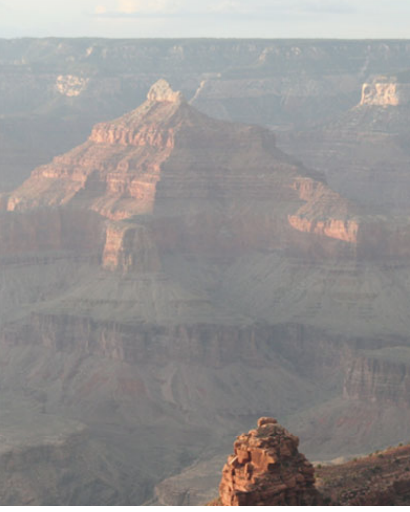
#> input picture image2.png, 410 x 512 px, found by its file name
$ python dehazing.py
#> lines starting #> are read from the running program, lines starting #| are printed output that depends on the picture
import numpy as np
from PIL import Image
from scipy.ndimage import gaussian_filter

# Estimate the brightness of an image (convert image to grayscale)
def estimate_brightness(image):
    image_array = np.array(image.convert('RGB'))
    brightness = np.mean(image_array, axis=2)  # Calculate the brightness of each pixel (RGB average)
    return brightness

# Estimated transmittance
def estimate_transmission(image, brightness, alpha=0.7):
    # Use the overall brightness of the image to estimate transmittance
    transmission = 1 - alpha * (brightness / np.max(brightness))
    transmission = np.clip(transmission, 0.1, 1)
    return transmission

# Image recovery using atmospheric scattering model
def dehaze(image, transmission, airlight, size=15):
    image_array = np.array(image.convert('RGB')).astype(np.float32)

    # Smoothing of transmittance using Gaussian filters
    smoothed_transmission = gaussian_filter(transmission, sigma=size)

    # Recover the image
    result = (image_array - airlight) / smoothed_transmission[:, :, np.newaxis] + airlight
    return np.clip(result, 0, 255).astype(np.uint8)

# main function
def main(image_path):
    image = Image.open(image_path)
#> image is the input picture: PIL image 410x512 RGBA; mean R, G, B, A 149.3, 146.2, 145.4, 255
    brightness = estimate_brightness(image)
#> in estimate_brightness, `brightness = np.mean(image_array, axis=2)`:
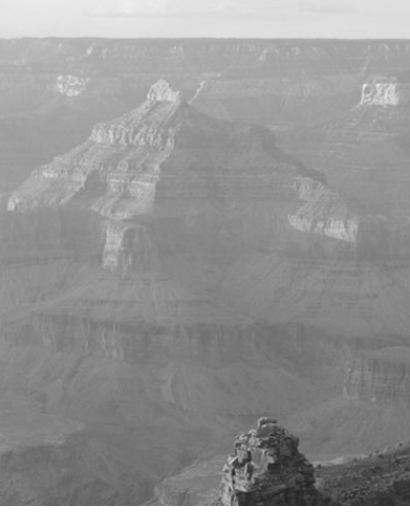
#> brightness: shape (512, 410) float64; min 33, max 255, mean 147

    # Assuming atmospheric light is the image's maximum
    airlight = np.max(np.array(image.convert('RGB')), axis=(0, 1))
#> airlight = [255, 255, 255]

    # Estimated transmittance
    transmission = estimate_transmission(image, brightness, alpha=0.7)
#> in estimate_transmission, `transmission = 1 - alpha * (brightness / np.max(brightness))`:
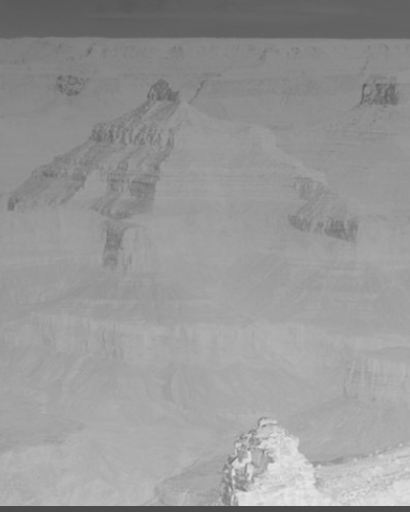
#> transmission: shape (512, 410) float64; min 0.3, max 0.909, mean 0.597

    # Recovery of de-fogged images using atmospheric scattering models
    dehazed_image = dehaze(image, transmission, airlight)
#> in dehaze, `smoothed_transmission = gaussian_filter(transmission, sigma=size)`:
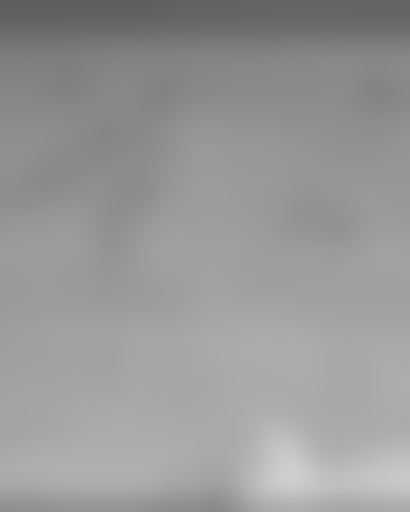
#> smoothed_transmission: shape (512, 410) float64; min 0.369, max 0.81, mean 0.597
#> in dehaze, `result = (image_array - airlight) / smoothed_transmission[:, :, np.new..`:
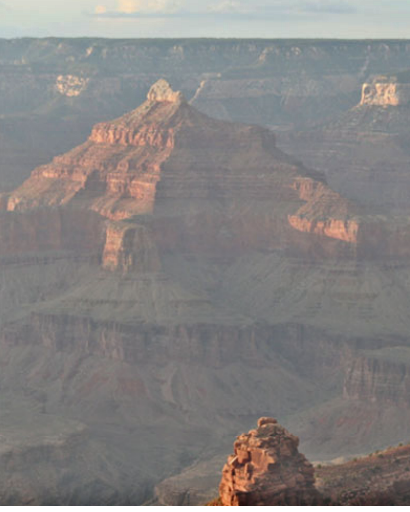
#> result: shape (512, 410, 3) float64; mean R, G, B 81.7, 77.2, 75.9; drawn with min black and max white
#> in dehaze, `return np.clip(result, 0, 255).astype(np.uint8)`:
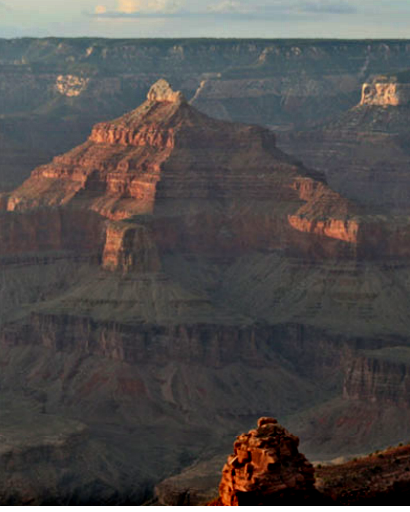
#> returned value: shape (512, 410, 3); mean of channels 0, 1, 2 81.4, 77.2, 76.1; drawn as R, G, B
    result_img = Image.fromarray(dehazed_image)

    result_img.show()
    result_img.save('/Users/ruoyan/Desktop/Master/Year1-Sem1/COMP5405-Digital Media Computing/Project/output.jpg')

# Run the main function
if __name__ == "__main__":
    main('/Users/ruoyan/Desktop/Master/Year1-Sem1/COMP5405-Digital Media Computing/Project/image2.png')

$ run again, with example_img1.png copied over image2.png
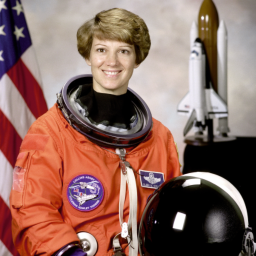
#> input picture example_img1.png, 256 x 256 px, found by its file name
#> in main, image is the input picture: PIL image 256x256 RGB; mean R, G, B 141.6, 105.8, 96.5
#> in estimate_brightness, `brightness = np.mean(image_array, axis=2)`:
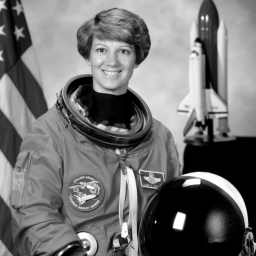
#> brightness: shape (256, 256) float64; min 0, max 254.3, mean 114.6
#> airlight = [255, 254, 254]
#> in dehaze, `return np.clip(result, 0, 255).astype(np.uint8)`:
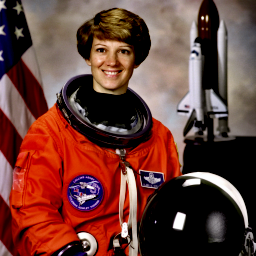
#> returned value: shape (256, 256, 3); mean of channels 0, 1, 2 106.7, 62.2, 54.9; drawn as R, G, B

$ run again, with example_img2.png copied over image2.png
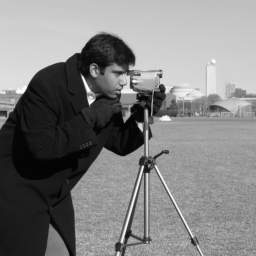
#> input picture example_img2.png, 256 x 256 px, found by its file name
#> in main, image is the input picture: PIL image 256x256 RGB; min 2, max 255, mean 129.1
#> airlight = [255, 255, 255]
#> in dehaze, `smoothed_transmission = gaussian_filter(transmission, sigma=size)`:
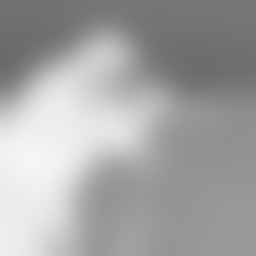
#> smoothed_transmission: shape (256, 256) float64; min 0.416, max 0.962, mean 0.646
#> in dehaze, `return np.clip(result, 0, 255).astype(np.uint8)`:
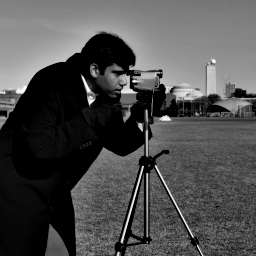
#> returned value: shape (256, 256, 3); min 0, max 255, mean 78.2

$ run again, with image.png copied over image2.png
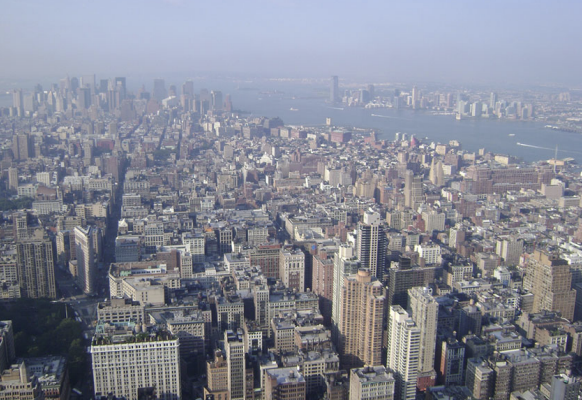
#> input picture image.png, 582 x 400 px, found by its file name
#> in main, image is the input picture: PIL image 582x400 RGBA; mean R, G, B, A 133.4, 136.2, 148.2, 255
#> in estimate_brightness, `brightness = np.mean(image_array, axis=2)`:
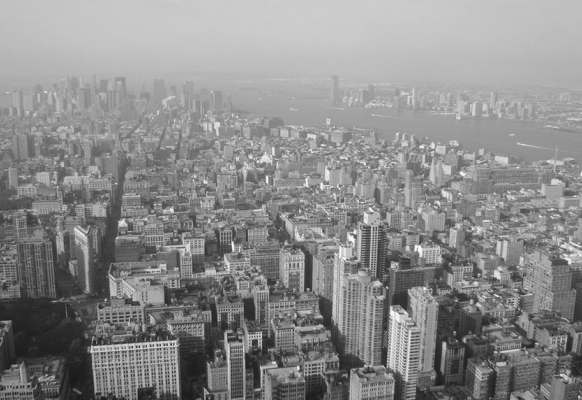
#> brightness: shape (400, 582) float64; min 25, max 252, mean 139.3
#> airlight = [254, 254, 252]
#> in dehaze, `return np.clip(result, 0, 255).astype(np.uint8)`:
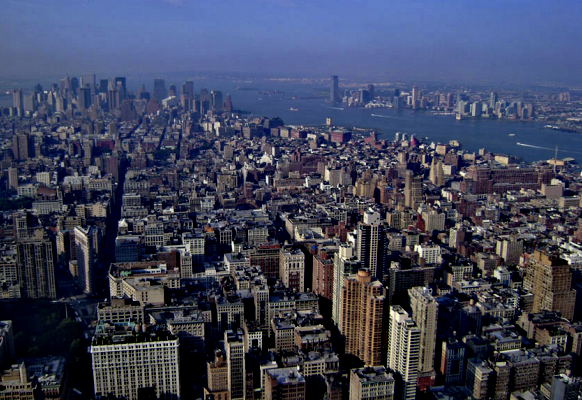
#> returned value: shape (400, 582, 3); mean of channels 0, 1, 2 63.8, 68.7, 90.6; drawn as R, G, B
